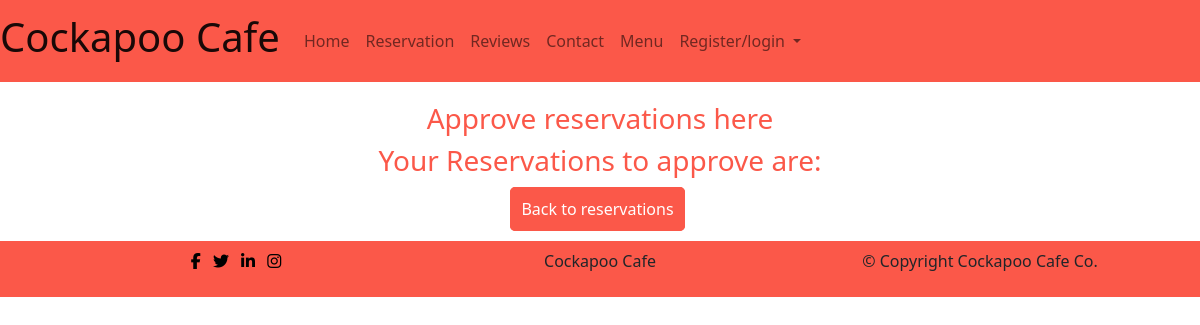
Page /reservation/approve_reservation/ on the earlier database version.
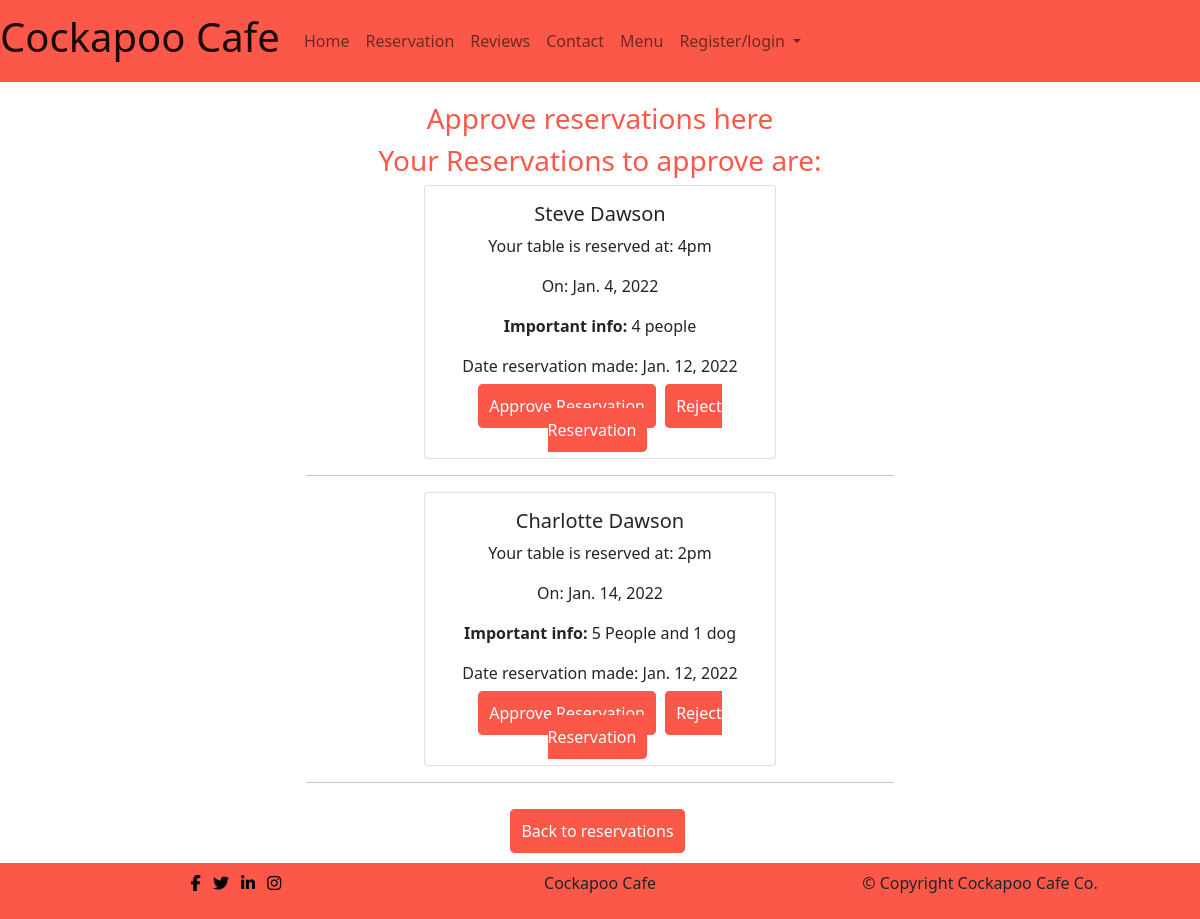
Same page on the later database version.
### reservation/models.py (models this page shows, shortened)
class Reservation(models.Model):
    first_name = models.CharField(max_length=100, unique=False)
    last_name = models.CharField(max_length=100, unique=False)
    email = models.EmailField(max_length=100, unique=False)
    phone = models.CharField(max_length=50, unique=False)
    time = models.CharField(max_length=100, choices=Reservation_Choices,
                                 default='4pm')
    datetime = models.DateField(auto_now_add=False, null=True, blank=False)
    information = models.TextField(blank=True)
    sent_date = models.DateField(auto_now_add=True)
    accepted = models.BooleanField(default=False)
    rejected = models.BooleanField(default=False)
    accepted_date = models.DateTimeField(auto_now=True, null=True)
    user = models.ForeignKey(User, blank=True, null=True,
                             on_delete=models.CASCADE)
    class Meta:
        ordering = ["-sent_date"]

### reservation/views.py (the view)
# urls.py: path('approve_reservation/', views.ReservationApproveListView.as_view(), name='approve_reservation'),
class ReservationApproveListView(ListView):
    model = Reservation
    queryset = Reservation.objects.filter(Q(accepted=False) & Q(rejected=False))
    template_name = 'reservation/approve-reservation.html'

### reservation/templates/reservation/approve-reservation.html
{% extends 'base.html' %}
{% load static %}
{% block content %}
    <div class=" container no-reservation-text">
        <h3>Approve reservations here</h3>
        <h3>Your Reservations to approve are:</h3>
    </div>
    {% for res in object_list %}
        {% if accepted == True or rejected == true not in res %}
            <div>
                <h2>There are no reservations to approve</h2>
            </div>
        {% else %}
            <div class="row row-cols-1 row-cols-md-2 g-4 justify-content-center made-reservation">
                <div class="col">
                    <div class="card">
                        <div class="card-body text-center">
                            <h5 class="card-title">{{ res.first_name }} {{ res.last_name }}</h5>
                            <p class="card-text">Your table is reserved at: {{ res.time }}</p>
                            <p class="card-text"> On: {{ res.datetime }}</p>
                            <p class="card-text"><strong>Important info:</strong> {{ res.information }}</p>
                            <p class="card-text">Date reservation made: {{ res.sent_date }}</p>
                            <a href="{% url 'approved_revservation' res.id %}" class="menu-btn">Approve Reservation</a>
                            <a href="{% url 'reject_revservation' res.id %}" class="menu-btn">Reject Reservation</a>
                        </div>
                    </div>
                    <hr>
                </div>
            </div>
        {% endif %}
    {% endfor %}
    <p id="make-reservation-btn"><a class="menu-btn" href="{% url 'reservation' %}">Back to reservations</a></p>
{% endblock %}

### templates/base.html (shortened to what this page needs)
{% load static %}
<!DOCTYPE html>
<html lang="en">
<head>
    <link href="https://cdn.jsdelivr.net/npm/bootstrap@5.1.3/dist/css/bootstrap.min.css" rel="stylesheet">
    <link href="{% static 'css/style.css' %}" rel="stylesheet">
</head>
<body>
    <nav class="navbar navbar-expand-lg navbar-light nav-bg-col sticky">
        <div class="container-fluid">
          <a class="navbar-brand" href="/"><h1>Cockapoo Cafe</h1></a>
          <div class="collapse navbar-collapse" id="navbarSupportedContent">
            <ul class="navbar-nav me-auto mb-2 mb-lg-0">
              {% with url_name=request.resolver_match.url_name %}
                <li class="nav-item">
                  <a class="nav-link {% if url_name == 'home' %}active{% endif %}" href="{% url 'home' %}">Home</a>
                </li>
                {% if user.is_authenticated %}
                <li class="nav-item">
                  <a class="nav-link {% if url_name == 'reservation' %}active{% endif %}" href="{% url 'reservation' %}">Reservation</a>
                </li>
                {% else %}
                <li>
                  <a class="nav-link {% if url_name == 'account_signup' %}active{% endif %}" href="{% url 'account_signup' %}">Reservation</a>
                </li>
                {% endif %}
                <li class="nav-item">
                  <a class="nav-link {% if url_name == 'review' %}active{% endif %}" href="{% url 'review' %}">Reviews</a>
                </li>
                <li class="nav-item">
                  <a class="nav-link {% if url_name == 'contact' %}active{% endif %}" href="{% url 'contact' %}">Contact</a>
                </li>
                <li class="nav-item">
                  <a class="nav-link {% if url_name == 'menu' %}active{% endif %}" href="{% url 'menu' %}">Menu</a>
                </li>
                {% if user.is_authenticated %}
                <li class="nav-item">
                  <a class="nav-link {% if url_name == 'account_logout' %}active{% endif %}" href="{% url 'account_logout' %}">Logout</a>
                </li>
                {% else %}
                <li class="nav-item dropdown">
                  <a class="nav-link dropdown-toggle" href="#" id="navbarDropdown" role="button" data-bs-toggle="dropdown" aria-expanded="false">
                    Register/login
                  </a>
                </li>
                {% endif %}
              {% endwith %}
          </div>
        </div>
      </nav>
      {% block content %}
      {% endblock %}
     <footer class="stickyfoot">
        <div class="container">
            <div class="row">
                    <div class="col-4">
                        <div class="socials">
                            <ul>
                                <li class="list-inline-item"><a href="https://facebook.com" target="_blank" rel="noopener" aria-label="visit us on Facebook (opens a new tab)"><i class="fa fa-facebook"></i></a></li>
                                <li class="list-inline-item"><a href="https://twitter.com" target="_blank" rel="noopener" aria-label="visit us on Twitter (opens a new tab)"><i class="fa fa-twitter"></i></a></li>
                                <li class="list-inline-item"><a href="https://www.linkedin.com" target="_blank" rel="noopener" aria-label="visit us on LinkedIn (opens a new tab)"><i class="fa fa-linkedin"></i></a></li>
                                <li class="list-inline-item"><a href="https://instagram.com" target="_blank" rel="noopener" aria-label="visit us on Instagram (opens a new tab)"><i class="fa fa-instagram"></i></a></li>
                            </ul>
                        </div>
                    </div>
                    <div class="col-4">
                        <div>
                            <p>Cockapoo Cafe
                        </div>
                    </div>
                    <div class="col-4">
                        <div>
                            <p>© Copyright Cockapoo Cafe Co.
                        </div>
                    </div>
            </div>
        </div>
    </footer>
  </body>
</html>

### static/css/style.css (style rules this page uses)
.container-fluid { padding-left: 0; padding-right: 0; }
.nav-bg-col { background-color: #fb5849; }
footer { background-color: #fb5849; margin-top: 20px; text-align: center; padding-top: .5rem; padding-bottom: .5rem; }
nav { margin-bottom: 20px;; }
.sticky { position: sticky; top: 0px; z-index: 100; }
.stickyfoot { position: sticky; bottom: 0px; z-index: 100; }
.socials i { color: black; }
.menu-btn { background-color: #fb5849; color: #fff; border: 1px solid #fb5849; padding: 10px; border-radius: 5px; margin-bottom: 10px; margin-right: 5px; text-decoration: none; }
div.card { width: 60%; margin: 0 auto; margin-bottom: 10px;; }
h3 { color: #fb5849; text-align: center; }
#make-reservation-btn { text-align: center; margin: 20px auto; }
.no-reservation-text { text-align: center; }

Differences in the rows shown:
added Reservation: first_name "Steve", last_name "Dawson", time "4pm", datetime "Jan. 4, 2022", information "4 people", sent_date "Jan. 12, 2022"
added Reservation: first_name "Charlotte", last_name "Dawson", time "2pm", datetime "Jan. 14, 2022", information "5 People and 1 dog", sent_date "Jan. 12, 2022"
